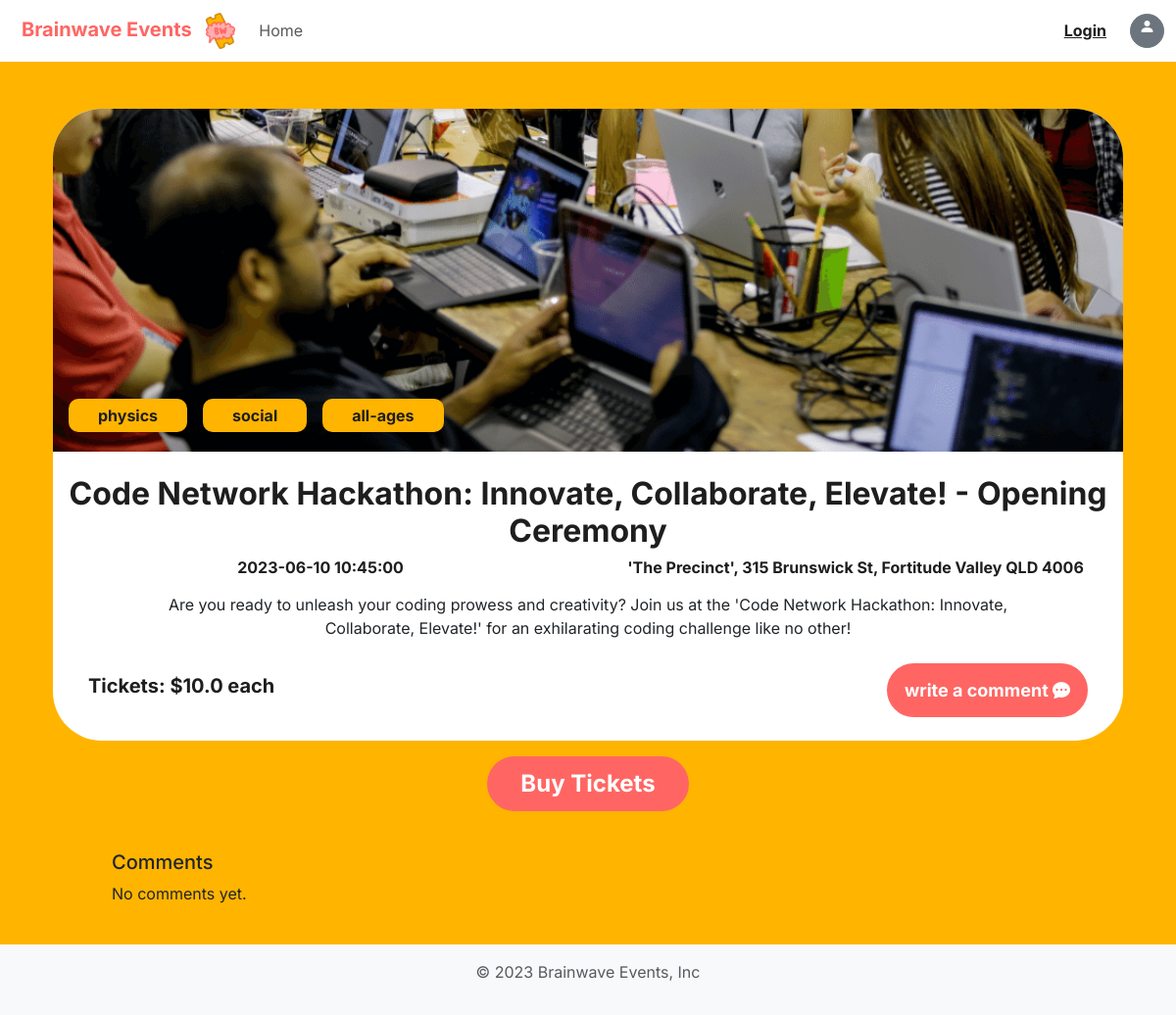
The app's page /unauth-event-detail-view?target_event=4 with its own data.
### website/models.py (models this page shows, shortened)
class Event(db.Model):
    __tablename__='events'
    id = db.Column(db.Integer, primary_key=True)
    title = db.Column(db.String(250), index=True, unique=False, nullable=False)
    tag1 = db.Column(db.String(250), nullable=False)
    description = db.Column(db.String(250), index=True, unique=False, nullable=False)
    location = db.Column(db.String(250), nullable=False)
    start_time = db.Column(db.DateTime, nullable=False)
    cover_image_path = db.Column(db.String(250))
    total_num_tickets = db.Column(db.Integer, nullable=False)
    num_tickets_sold = db.Column(db.Integer, nullable=False, default=0)
    price_per_ticket = db.Column(db.Double, nullable=False, default=0.00)
    status = db.Column(db.String(250), nullable=False,default='Open')
    long_description = db.Column(db.String(1000),nullable=False)
    tag2 = db.Column(db.String(250), nullable=True)
    tag3 = db.Column(db.String(250), nullable=True)
    orders = db.relationship('Order', backref='event')

### website/views.py (the view)
@main_bp.route('/unauth-event-detail-view', methods=['GET', 'POST'])
def view_event():
    event_id = request.args.get('target_event')
    event = db.session.scalar(db.select(Event).where(Event.id==event_id))
    comments = Comment.query.filter_by(event_id=event_id).order_by(Comment.timestamp.desc()).all()
    return render_template('event-detail-view.html', event=event, form=None,comments=comments)

### website/templates/event-detail-view.html (shortened to what this page needs)
<!doctype html>
{% extends 'base.html' %}
{% import "bootstrap/form.html" as wtf %}
{% from 'bootstrap5/form.html' import render_form, render_field %}
{% block content %}
<div class="container pt-4 align-items-center">
  <div class="align-self-center">
    <div class="p-0 rounded-pill-both text-center bg-white">
      <div class="row pb-2">
        <div class="col position-relative">
          <div class="item">
            <div class="hstack gap-3 tag-group m-3">
              <span class="tag">physics</span>
              <span class="tag">social</span>
              <span class="tag">all-ages</span>
            </div>
            <img src="{{'static/img/' + event.cover_image_path}}"style="max-height: 350px; width: 100%; object-fit: cover;object-position:bottom;" class="img-fluid overflow-hidden rounded-pill-top mt-0 mb-3" alt="telescope-example-img">
          </div>
          </div>
      </div>
      <div class="container">
        <p class="h2">{{event.title}}</p>
        <div class="row pb-2">
          <div class="col align-self-center">
            <p class="h6">{{event.start_time}}</p>
          </div>
          <div class="col align-self-center">
            <p class="h6">{{event.location}}</p>
          </div>
        </div>
         <div class="row mx-5">
          <div class="col align-self-center">{{event.long_description}}</div>
        </div>
        <div class="d-flex align-items-center justify-content-between mx-4 py-4">
          <span class="h5">Tickets: ${{event.price_per_ticket}} each</span>
          <a class="btn btn-cherry btn-sm rounded-pill" href="{{ url_for('auth.comment', event_id=event.id )}}">
            <span> write a comment</span>
            <span class="bi bi-chat-dots-fill"></span>
          </a>
        </div>
      </div>
    </div>
  </div>
  <div class= "row text-center py-3">
    <div class="col align-self-center">
      <button type="button" class="btn btn-cherry rounded-pill px-4 py-0" data-bs-toggle="modal" data-bs-target="#exampleModal">
        <span>Buy Tickets</span>
      </button>
    </div>
  </div>
   <div class="row mx-5 mt-4">
    <div class="col">
      <h5>Comments</h5>
      {% for comment in comments %}
        <div class="card mb-2">
          <div class="card-body">
            <h6 class="card-title">{{ comment.user.username }}</h6>
            <p class="card-text">{{ comment.text }}</p>
            <p class="card-text"><small class="text-muted">{{ comment.timestamp.strftime('%Y-%m-%d %H:%M') }}</small></p>
          </div>
        </div>
      {% else %}
        <p>No comments yet.</p>
      {% endfor %}
    </div>
  </div>
</div>
    {% endblock %}

### website/static/style/style.css (style rules this page uses)
.h2 { color: #1E1E1E; font-weight: bold; }
.h5 { color: #1E1E1E; font-weight: bold; }
.h6 { color: #1E1E1E; font-weight: bold; }
.rounded-pill-top { border-top-left-radius: 50px; border-top-right-radius: 50px; vertical-align: middle; }
.rounded-pill-both { border-radius: 50px; }
.btn-cherry.btn-sm { font-size: large; }
.btn-cherry { background-color: #FF6663; border-color: #FF6663; color: white; font-weight: bold; font-size:x-large; border-width: 10px; }
.item { position:relative; }
.tag { position: relative; background-color: #FFB400; text-align: center; border-radius: 10px; color:#1E1E1E; padding:5px 30px; font-size:16px; font-weight: bold; }
.tag-group { position: absolute; z-index: 2; bottom: 20px; text-align: left; }
body { font-family:'Inter', sans-serif !important; font-weight: 400; }

### records on screen
Event: cover_image_path (picture), title "Code Network Hackathon: Innovate, Collaborate, Elevate! - Opening Ceremony", start_time "2023-06-10 10:45:00", location "'The Precinct', 315 Brunswick St, Fortitude Valley QLD 4006", long_description "Are you ready to unleash your coding prowess and creativity? Join us at the 'Code Network Hackathon: Innovate, Collaborate, Elevate!' for an exhilarating coding challenge like no other!", price_per_ticket "10.0"
